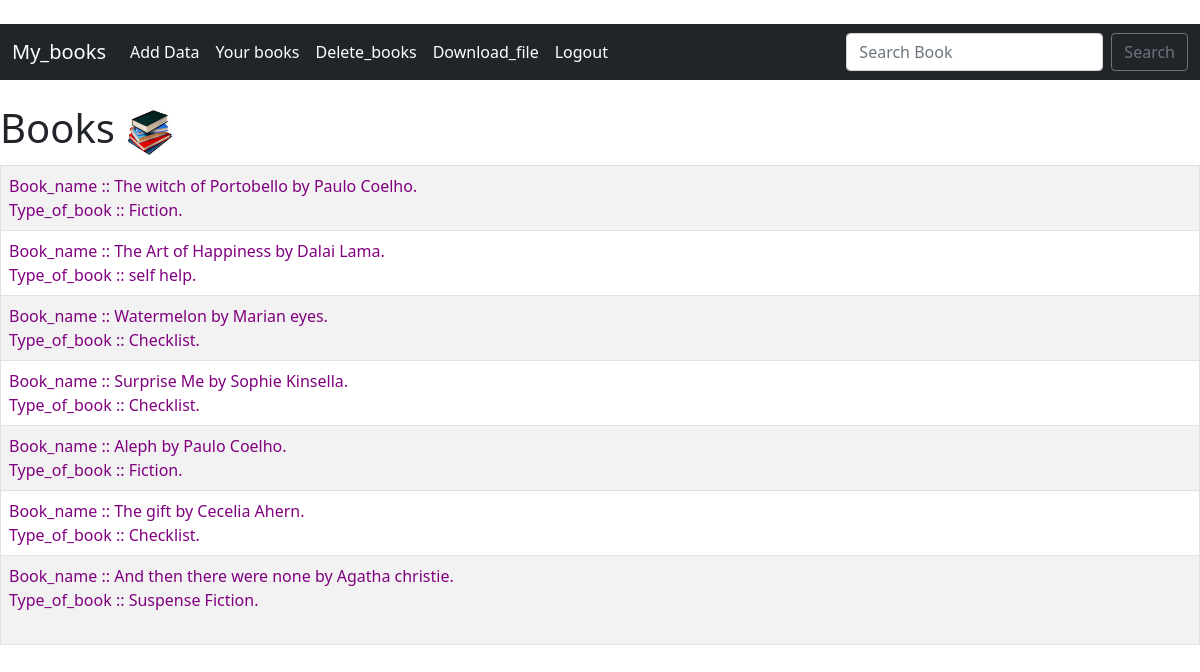
The app's page /detail2 (signed in) with its own data.
### pr/models.py (models this page shows, shortened)
class Trytab(models.Model):
    book_name=models.CharField(max_length=100)
    Type_book = models.CharField(max_length=100)

### pr/views.py (the view)
# urls.py: path('detail2',views.to_web,name="details2"),
def to_web(request):
    bk_list=Trytab.objects.all()
    return render(request,"event/detail2.html",{"bk_list":bk_list})

### pr/templates/event/detail2.html (shortened to what this page needs)
{% extends "event/base.html" %}
{% block content %}
{% if user.is_authenticated %}
<h1 > Books
<img
   width="50px" height="50px">
</h1>
<table class="table table-bordered table-striped">
    {% for i in bk_list%}
    <tr >
        <td style="color:purple">
          Book_name ::  {{ i.book_name }}.<br/>
            Type_of_book ::  {{ i.Type_book }}.<br/>
            {% endfor %}<br/>
           </td>
    </tr>
        </td>
    </tr>
</table>
<br/>
{% else %}
<H1 style="color:purple">Login Please......</H1>
<a href="{% url 'login' %}">Login</a>
{% endif %}
{% endblock %}

### pr/templates/event/base.html (shortened to what this page needs)
<!doctype html>
<html lang="en">
  <head>
    <link href="https://cdn.jsdelivr.net/npm/bootstrap@5.1.3/dist/css/bootstrap.min.css" rel="stylesheet">
  </head>
  <br/>
  {% include "event/nav.html" %}
  <br/>
  {% block content %}{% endblock %}

### pr/templates/event/nav.html (shortened to what this page needs)
<nav class="navbar navbar-expand-lg navbar-dark bg-dark">
    <div class="container-fluid">
        <a class="navbar-brand" href="{% url 'details' %}">My_books</a>
        <div class="collapse navbar-collapse" id="navbarSupportedContent">
            <ul class="navbar-nav me-auto mb-2 mb-lg-0">
                <li>
                    <a class="nav-link active" aria-current="page" href={% url 'add-data' %}>Add Data</a>
                </li>
                <li class="nav-item">
                    <a class="nav-link active" aria-current="page" href={% url 'details2' %}>Your books</a>
                </li>
                <li class="nav-item">
                    <a class="nav-link active" aria-current="page" href={% url 'book-list' %}>Delete_books</a>
                </li>
                {% if user.is_authenticated %}
                <li class="nav-item">
                    <a class="nav-link active" aria-current="page" href={% url 'book_text' %}>Download_file</a>
                </li>
                {% else %}
                <a href="{% url "login" %}"></a>
                {% endif %}
                {% if user.is_authenticated %}
                <li class="nav-item">
                    <a class="nav-link active" aria-current="page" href={% url 'logout' %}>Logout</a>
                </li>
                {% else %}
                <li class="nav-item">
                    <a class="nav-link active" aria-current="page" href={% url 'login' %}>Login</a>
                </li>
                {% endif %}
            </ul>
            <form method=POST action="{% url 'search-book' %}" class="d-flex">
                <input class="form-control me-2" type="search" placeholder="Search Book" name="searched"
                       aria-label="Search">
                <button class="btn btn-outline-secondary" type="submit">Search</button>
            </form>
        </div>
    </div>
</nav>

### records on screen
Trytab: book_name "The witch of Portobello by Paulo Coelho", Type_book "Fiction"
Trytab: book_name "The Art of Happiness by Dalai Lama", Type_book "self help"
Trytab: book_name "Watermelon by Marian eyes", Type_book "Checklist"
Trytab: book_name "Surprise Me by Sophie Kinsella", Type_book "Checklist"
Trytab: book_name "Aleph by Paulo Coelho", Type_book "Fiction"
Trytab: book_name "The gift by Cecelia Ahern", Type_book "Checklist"
Trytab: book_name "And then there were none by Agatha christie", Type_book "Suspense Fiction"
